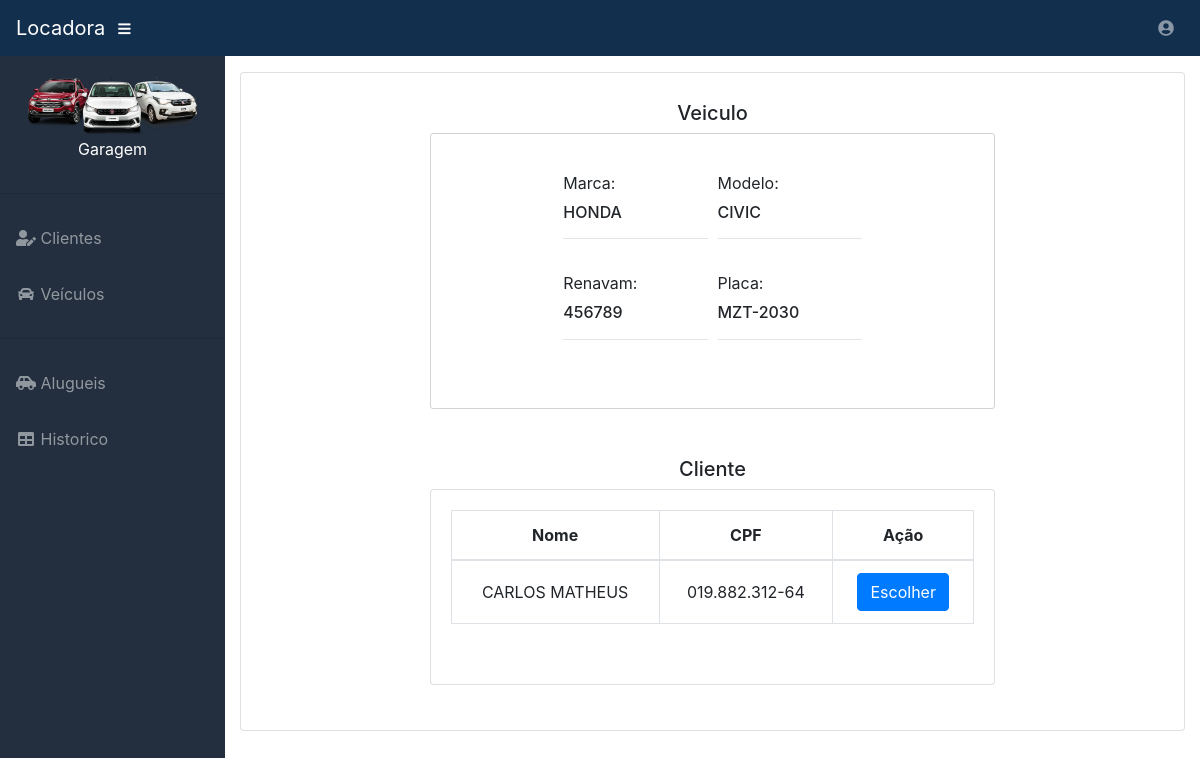
Screenshot of /alugando_veiculo/1/0 (signed in) with the database file from the repository.
### Controles/models.py (models this page shows, shortened)
class Veiculo(models.Model):
    marca = models.CharField('Marca', max_length=100)
    modelo = models.CharField('Modelo', max_length=100)
    renavam = models.CharField('Renavam', max_length=20)
    placa = models.CharField('Placa', max_length=10)
    numero_chassis = models.CharField('Número do chassis', max_length=20)
    ano_fabricacao = models.IntegerField('Ano de fabricação')
    cor = models.CharField('Cor', max_length=50)
    cidade = models.CharField('Cidade', max_length=150)
    estado = models.CharField('Estado', max_length=2)
    valor_diaria = models.IntegerField('Valor da diária')
    status_aluguel = models.CharField('Status', max_length=10)

class Cliente(models.Model):
    nome = models.CharField('Nome', max_length=100, )
    sobrenome = models.CharField('Sobrenome', max_length=100)
    email = models.EmailField('Email')
    telefone = models.CharField('Telefone', max_length=20)
    cpf = models.CharField('CPF', max_length=20)
    rg = models.CharField('RG', max_length=20)
    estado_rg = models.CharField('Estado RG', max_length=2)
    rua = models.CharField('Rua', max_length=150)
    numero = models.IntegerField('Número')
    cidade = models.CharField('Cidade', max_length=150)
    estado = models.CharField('Estado', max_length=2)
    cep = models.CharField('CEP',max_length=20)

### Controles/views.py (the view)
# urls.py: path('alugando_veiculo/<id>/<id_cliente>', alugando_veiculo, name='alugando_veiculo'),
@login_required(login_url='login')
def alugando_veiculo(request, id, id_cliente):
    veiculo = Veiculo.objects.get(id=id)
    clientes = Cliente.objects.all()
    request.session['cpf_cliente'] = id_cliente
    return render(request, 'alugando_veiculo.html', locals())

### templates/alugando_veiculo.html (shortened to what this page needs)
{% extends 'base.html' %}
{% load static %}
{% block conteudo %}
<div class="card mb-3"  >
        <div class="bordar" style="height: 100%;">
            <h5 style="text-align: center">Veiculo</h5>
            <div class="borda-maior">
                <div class="bordar-veiculo">
                  <div class="form-row">
                    <div class="form-group col-md-6">
                      <label for="marca">Marca:</label>
                      <h6>{{ veiculo.marca }}</h6><hr>
                    </div>
                    <div class="form-group col-md-6">
                      <label for="modelo">Modelo:</label>
                      <h6>{{ veiculo.modelo }}</h6><hr>
                    </div>
                  </div>
                  <div class="form-row">
                    <div class="form-group col-md-6">
                      <label for="renavam_aluguel">Renavam:</label>
                        <h6>{{ veiculo.renavam }}</h6><hr>
                    </div>
                    <div class="form-group col-md-6">
                      <label for="placa">Placa:</label>
                      <h6>{{ veiculo.placa }}</h6><hr>
                    </div>
                  </div>
                </div>
            </div><br>
            <br>
            <h5 style="text-align: center">Cliente</h5>
            <div class="card mb-3" style="height: 100%;">
              <div class="card-body">
                <div class="table-responsive">
                  <table class="table table-bordered" id="dataTable" width="100%" cellspacing="0">
                    <thead>
                      <tr style="text-align: center">
                        <th>Nome</th>
                        <th>CPF</th>
                        <th>Ação</th>
                      </tr>
                    </thead>
                    <tbody>
                    {% for i in clientes %}
                      <tr style="text-align: center">
                        <td><a>{{ i.nome }}</a></td>
                        <td>{{ i.cpf }}</td>
                        <td><a href="{% url 'buscando_cliente' id_veiculo=veiculo.id id_cliente=i.id %}" class="btn btn-primary" role="button" aria-pressed="true">Escolher</a></td>
                      </tr>
                    {% endfor %}
                    </tbody>
                  </table><br>
                </div>
              </div>
            </div>
        </div>
{% endblock %}

### rows the page displays
Veiculo: marca "HONDA", modelo "CIVIC", renavam "456789", placa "MZT-2030"
Cliente: nome "CARLOS MATHEUS", cpf "019.882.312-64"
